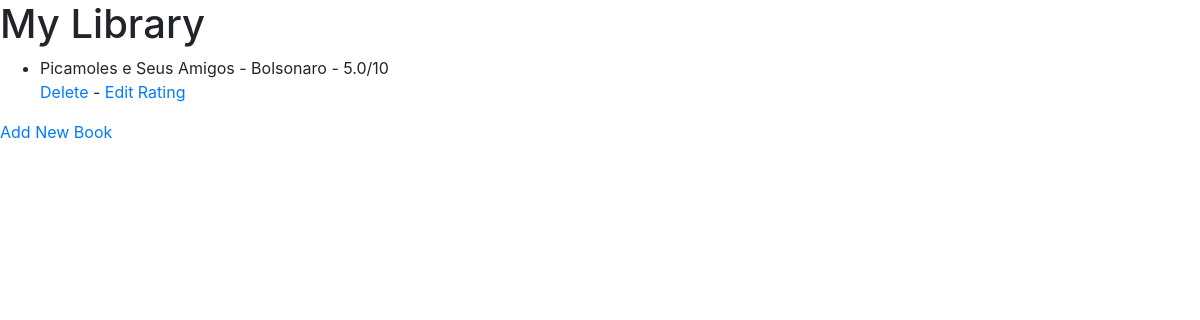
Before: / with the older database file.
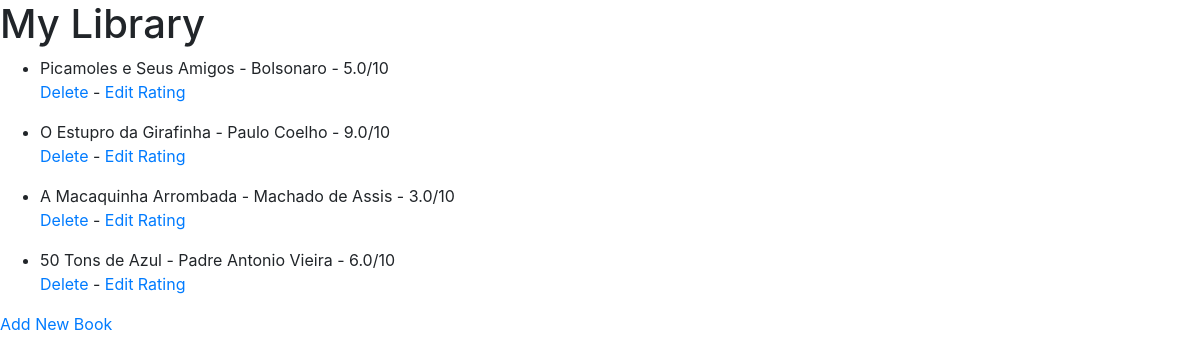
After: the same page with the newer database file.
### main.py (models this page shows)
class Book(db.Model):
    bookid = db.Column(db.Integer, primary_key=True)
    title = db.Column(db.String(250), unique=True, nullable=False)
    author = db.Column(db.String(250), nullable=False)
    review = db.Column(db.Float, nullable=False)

### main.py (the view)
@app.route('/')
def home():
    books = query_books()
    return render_template("index.html", books=books)

### main.py (called while the page is built)
def query_books():
    all_books = []
    books = db.session.query(Book).all()
    for book in books:
        book_info = {
            "bookid": book.bookid,
            "title": book.title,
            "author": book.author,
            "rating": book.review,
        }
        all_books.append(book_info)
    return all_books

### templates/index.html (shortened to what this page needs)
<!DOCTYPE html>
<html lang="en">
<head>
    <link rel="stylesheet"
          href="https://cdn.jsdelivr.net/npm/bootstrap@4.3.1/dist/css/bootstrap.min.css"
>
</head>
<body>
<h1>My Library</h1>
    {% if books | length  == 0: %}
        <p>Library is empty!</p>
        <br>
    {% else %}
        <ul>
            {% for book in books: %}
                <li>{{ book["title"] }} - {{ book["author"] }} - {{ book["rating"] }}/10 </li>
                <p><a href="/edit/{{book['bookid']}}">Delete</a> - <a href="/edit/{{book['bookid']}}">Edit Rating</a></p>
            {% endfor %}
        </ul>
    {% endif %}
<a href="add">Add New Book</a>
</body>
</html>

Changed rows visible on the page:
added Book: title "O Estupro da Girafinha", author "Paulo Coelho", rating "9.0"
added Book: title "A Macaquinha Arrombada", author "Machado de Assis", rating "3.0"
added Book: title "50 Tons de Azul", author "Padre Antonio Vieira", rating "6.0"
